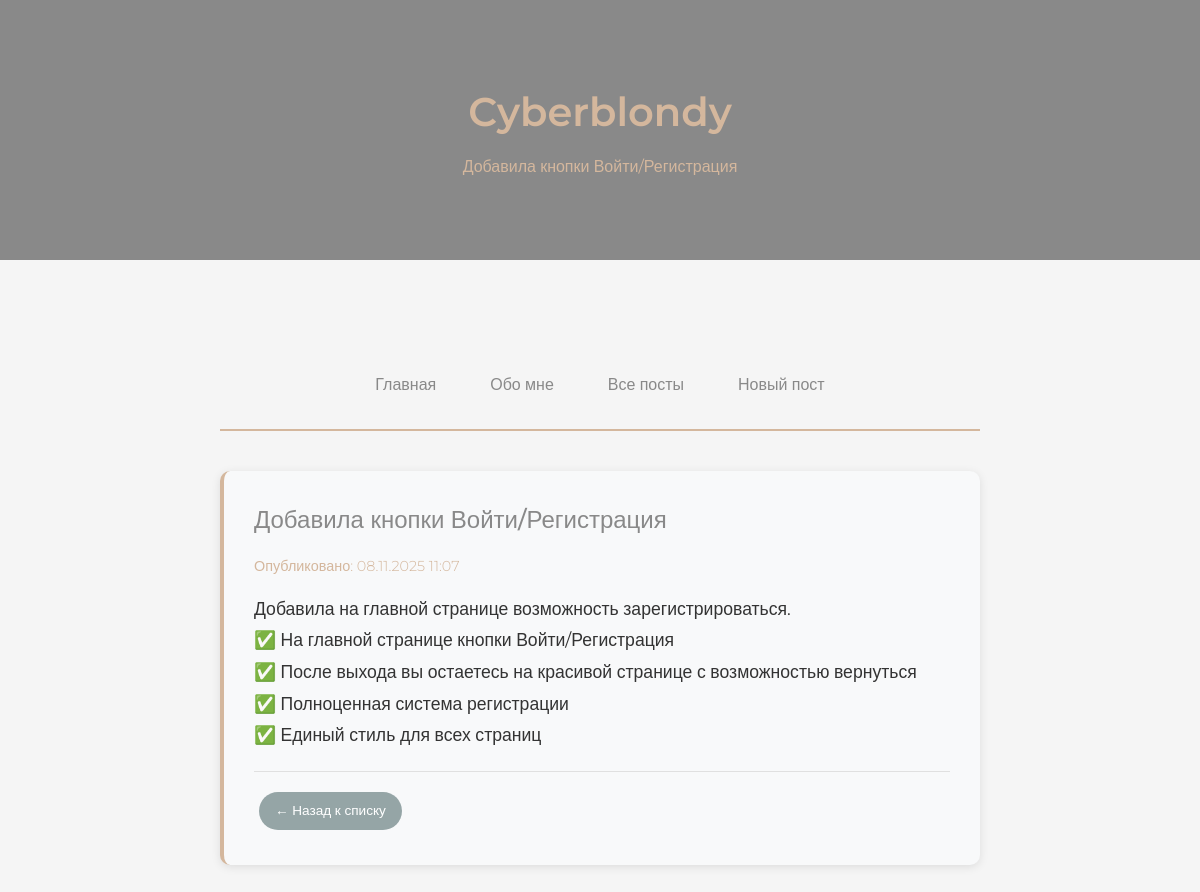
The app's page /posts/12/ with its own data.
### blog/models.py (models this page shows, shortened)
class Post(models.Model):
    title = models.CharField(max_length=100, verbose_name='Заголовок')
    content = models.TextField(verbose_name='Содержание')
    created_at = models.DateTimeField(default=timezone.now, verbose_name='Дата создания')
    author = models.ForeignKey(User, on_delete=models.CASCADE, verbose_name='Автор')
    class Meta:
        verbose_name = 'Пост'
        verbose_name_plural = 'Посты'
        ordering = ['-created_at']

### blog/views.py (the view)
# urls.py: path('posts/<int:pk>/', PostDetailView.as_view(), name='post_detail'),
class PostDetailView(DetailView):
    model = Post
    template_name = 'blog/post_detail.html'

### blog/templates/blog/post_detail.html (shortened to what this page needs)
{% load static %}
<!DOCTYPE html>
<html lang="ru">
<head>
    <link rel="stylesheet" href="{% static 'css/style.css' %}">
</head>
<body>
    <div class="header">
        <div class="container">
            <h1>Cyberblondy</h1>
            <p>{{ post.title }}</p>
        </div>
    </div>
    <div class="container">
        <nav class="main-nav">
            <a href="{% url 'home' %}" class="nav-link">Главная</a>
            <a href="{% url 'about' %}" class="nav-link">Обо мне</a>
            <a href="{% url 'post_list' %}" class="nav-link">Все посты</a>
            <a href="{% url 'post_create' %}" class="nav-link">Новый пост</a>
        </nav>
        <div class="post post-detail">
            <h2>{{ post.title }}</h2>
            <p class="post-date">Опубликовано: {{ post.created_at|date:"d.m.Y H:i" }}</p>
            <div class="post-content">
                {{ post.content|linebreaks }}
            </div>
            <div class="post-actions">
    <a href="{% url 'post_list' %}" class="btn btn-back">← Назад к списку</a>
            </div>
        </div>
    </div>
</body>
</html>

### static/css/style.css (style rules this page uses)
* { margin: 0; padding: 0; box-sizing: border-box; }
body { font-family: 'Montserrat', sans-serif; background-color: #f5f5f5; color: #333; line-height: 1.6; }
.container { max-width: 800px; margin: 0 auto; padding: 40px 20px; }
.header { background-color: #898989; color: #d4b79d; padding: 40px 0; text-align: center; margin-bottom: 40px; }
.header h1 { font-size: 2.5rem; font-weight: 600; margin-bottom: 10px; }
.main-nav { text-align: center; margin-bottom: 40px; padding: 20px 0; border-bottom: 2px solid #d4b79d; display: flex; justify-content: center; align-items: center; flex-wrap: wrap; gap: 10px; }
.nav-link { display: inline-block; padding: 10px 20px; color: #898989; text-decoration: none; font-weight: 500; border: 2px solid transparent; border-radius: 25px; transition: all 0.3s ease; white-space: nowrap; }
.post { background-color: #f8f9fa; padding: 30px; margin-bottom: 25px; border-radius: 10px; box-shadow: 0 2px 10px rgba(0,0,0,0.1); border-left: 4px solid #d4b79d; }
.post h2 { color: #898989; font-weight: 500; margin-bottom: 15px; font-size: 1.5rem; }
.post-date { color: #d4b79d; font-size: 0.9rem; font-weight: 300; margin-bottom: 15px; }
.btn { display: inline-block; padding: 8px 16px; margin: 5px; border: none; border-radius: 20px; text-decoration: none; font-family: 'Montserrat', sans-serif; font-size: 0.9rem; font-weight: 500; cursor: pointer; transition: all 0.3s ease; }
.btn-back { background-color: #95a5a6; color: white; }
.post-actions { margin-top: 20px; padding-top: 15px; border-top: 1px solid #e0e0e0; }
.post-detail { position: relative; }
.post-content { line-height: 1.8; font-size: 1.1rem; }
.post-actions .btn { margin: 5px; font-size: 0.85rem; }

### records on screen
Post: title "Добавила кнопки Войти/Регистрация", created_at "08.11.2025 11:07", content "Добавила на главной странице возможность зарегистрироваться. ✅ На главной странице кнопки Войти/Регистрация ✅ После выхода вы остаетесь на красивой странице с возможностью вернуться ✅ Полноценная система регистрации ✅ Единый стиль для всех страниц"
